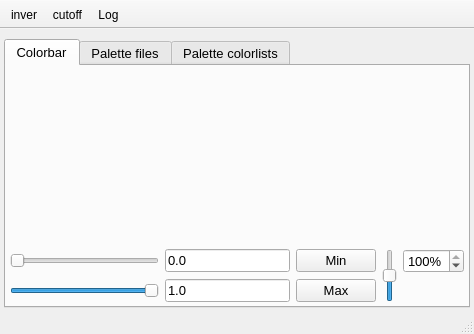
<?xml version="1.0" encoding="UTF-8"?>
<ui version="4.0">
 <class>Colorbar</class>
 <widget class="QMainWindow" name="Colorbar">
  <property name="geometry">
   <rect>
    <x>0</x>
    <y>0</y>
    <width>474</width>
    <height>334</height>
   </rect>
  </property>
  <property name="windowTitle">
   <string>ColorBar</string>
  </property>
  <property name="iconSize">
   <size>
    <width>20</width>
    <height>20</height>
   </size>
  </property>
  <property name="unifiedTitleAndToolBarOnMac">
   <bool>true</bool>
  </property>
  <widget class="QWidget" name="centralwidget">
   <layout class="QGridLayout" name="gridLayout" columnstretch="3">
    <property name="leftMargin">
     <number>4</number>
    </property>
    <property name="topMargin">
     <number>10</number>
    </property>
    <property name="rightMargin">
     <number>4</number>
    </property>
    <property name="bottomMargin">
     <number>4</number>
    </property>
    <item row="0" column="0">
     <widget class="QTabWidget" name="colorbarTabs">
      <property name="font">
       <font>
        <pointsize>10</pointsize>
       </font>
      </property>
      <property name="tabPosition">
       <enum>QTabWidget::North</enum>
      </property>
      <property name="currentIndex">
       <number>0</number>
      </property>
      <widget class="QWidget" name="tab">
       <attribute name="title">
        <string>Colorbar</string>
       </attribute>
       <layout class="QGridLayout" name="gridLayout_2" rowstretch="0,0,0">
        <property name="leftMargin">
         <number>4</number>
        </property>
        <property name="topMargin">
         <number>4</number>
        </property>
        <property name="rightMargin">
         <number>4</number>
        </property>
        <property name="bottomMargin">
         <number>4</number>
        </property>
        <item row="0" column="0">
         <widget class="QWidget" name="widget_3" native="true">
          <layout class="QGridLayout" name="gridLayout_8" columnstretch="0">
           <property name="leftMargin">
            <number>0</number>
           </property>
           <property name="topMargin">
            <number>0</number>
           </property>
           <property name="rightMargin">
            <number>0</number>
           </property>
           <property name="bottomMargin">
            <number>0</number>
           </property>
          </layout>
         </widget>
        </item>
        <item row="1" column="0">
         <widget class="nHistogram" name="histogram" native="true">
          <property name="minimumSize">
           <size>
            <width>0</width>
            <height>140</height>
           </size>
          </property>
          <property name="font">
           <font>
            <pointsize>10</pointsize>
           </font>
          </property>
          <property name="cursor">
           <cursorShape>SplitHCursor</cursorShape>
          </property>
          <property name="mouseTracking">
           <bool>true</bool>
          </property>
          <property name="focusPolicy">
           <enum>Qt::StrongFocus</enum>
          </property>
         </widget>
        </item>
        <item row="2" column="0">
         <widget class="QWidget" name="widget" native="true">
          <layout class="QGridLayout" name="gridLayout_4" columnstretch="1,0,0,0,0,0,0">
           <property name="leftMargin">
            <number>0</number>
           </property>
           <property name="topMargin">
            <number>0</number>
           </property>
           <property name="rightMargin">
            <number>0</number>
           </property>
           <property name="bottomMargin">
            <number>0</number>
           </property>
           <item row="0" column="2">
            <widget class="QPushButton" name="setToMin">
             <property name="font">
              <font>
               <pointsize>10</pointsize>
              </font>
             </property>
             <property name="text">
              <string>Min</string>
             </property>
            </widget>
           </item>
           <item row="1" column="1">
            <widget class="QLineEdit" name="lineMax">
             <property name="font">
              <font>
               <pointsize>10</pointsize>
              </font>
             </property>
             <property name="text">
              <string>1.0</string>
             </property>
             <property name="neutrinoSave" stdset="0">
              <bool>false</bool>
             </property>
            </widget>
           </item>
           <item row="0" column="1">
            <widget class="QLineEdit" name="lineMin">
             <property name="font">
              <font>
               <pointsize>10</pointsize>
              </font>
             </property>
             <property name="text">
              <string>0.0</string>
             </property>
             <property name="neutrinoSave" stdset="0">
              <bool>false</bool>
             </property>
            </widget>
           </item>
           <item row="0" column="5" rowspan="2">
            <widget class="QSlider" name="gamma">
             <property name="toolTip">
              <string>Image gamma</string>
             </property>
             <property name="minimum">
              <number>-4</number>
             </property>
             <property name="maximum">
              <number>6</number>
             </property>
             <property name="pageStep">
              <number>2</number>
             </property>
             <property name="value">
              <number>1</number>
             </property>
             <property name="orientation">
              <enum>Qt::Vertical</enum>
             </property>
            </widget>
           </item>
           <item row="1" column="2">
            <widget class="QPushButton" name="setToMax">
             <property name="font">
              <font>
               <pointsize>10</pointsize>
              </font>
             </property>
             <property name="text">
              <string>Max</string>
             </property>
            </widget>
           </item>
           <item row="1" column="0">
            <widget class="QSlider" name="sliderMax">
             <property name="font">
              <font>
               <pointsize>10</pointsize>
              </font>
             </property>
             <property name="maximum">
              <number>10000</number>
             </property>
             <property name="pageStep">
              <number>1000</number>
             </property>
             <property name="value">
              <number>10000</number>
             </property>
             <property name="orientation">
              <enum>Qt::Horizontal</enum>
             </property>
             <property name="neutrinoSave" stdset="0">
              <bool>false</bool>
             </property>
            </widget>
           </item>
           <item row="0" column="0">
            <widget class="QSlider" name="sliderMin">
             <property name="font">
              <font>
               <pointsize>10</pointsize>
              </font>
             </property>
             <property name="maximum">
              <number>10000</number>
             </property>
             <property name="orientation">
              <enum>Qt::Horizontal</enum>
             </property>
             <property name="neutrinoSave" stdset="0">
              <bool>false</bool>
             </property>
            </widget>
           </item>
           <item row="0" column="6">
            <widget class="QSpinBox" name="percent">
             <property name="font">
              <font>
               <pointsize>10</pointsize>
              </font>
             </property>
             <property name="toolTip">
              <string>Percent of pixels to show in the colorbar</string>
             </property>
             <property name="suffix">
              <string>%</string>
             </property>
             <property name="maximum">
              <number>100</number>
             </property>
             <property name="value">
              <number>100</number>
             </property>
            </widget>
           </item>
          </layout>
         </widget>
        </item>
       </layout>
      </widget>
      <widget class="QWidget" name="tab_3">
       <attribute name="title">
        <string>Palette files</string>
       </attribute>
       <layout class="QGridLayout" name="gridLayout_9">
        <property name="leftMargin">
         <number>4</number>
        </property>
        <property name="topMargin">
         <number>4</number>
        </property>
        <property name="rightMargin">
         <number>4</number>
        </property>
        <property name="bottomMargin">
         <number>4</number>
        </property>
        <item row="2" column="0">
         <widget class="QPushButton" name="addPaletteFile">
          <property name="font">
           <font>
            <pointsize>10</pointsize>
           </font>
          </property>
          <property name="text">
           <string>Add File</string>
          </property>
         </widget>
        </item>
        <item row="2" column="1">
         <widget class="QPushButton" name="removePaletteFile">
          <property name="font">
           <font>
            <pointsize>10</pointsize>
           </font>
          </property>
          <property name="text">
           <string>Remove File</string>
          </property>
         </widget>
        </item>
        <item row="1" column="0" colspan="2">
         <widget class="QTreeWidget" name="fileList">
          <property name="font">
           <font>
            <pointsize>10</pointsize>
           </font>
          </property>
          <property name="alternatingRowColors">
           <bool>true</bool>
          </property>
          <attribute name="headerDefaultSectionSize">
           <number>100</number>
          </attribute>
          <column>
           <property name="text">
            <string>Name</string>
           </property>
          </column>
          <column>
           <property name="text">
            <string>File</string>
           </property>
          </column>
         </widget>
        </item>
       </layout>
      </widget>
      <widget class="QWidget" name="tab_2">
       <attribute name="title">
        <string>Palette colorlists</string>
       </attribute>
       <layout class="QGridLayout" name="gridLayout_7">
        <property name="leftMargin">
         <number>4</number>
        </property>
        <property name="topMargin">
         <number>4</number>
        </property>
        <property name="rightMargin">
         <number>4</number>
        </property>
        <property name="bottomMargin">
         <number>4</number>
        </property>
        <item row="4" column="0">
         <widget class="QTreeWidget" name="paletteColorlist">
          <property name="font">
           <font>
            <pointsize>10</pointsize>
           </font>
          </property>
          <property name="editTriggers">
           <set>QAbstractItemView::NoEditTriggers</set>
          </property>
          <property name="alternatingRowColors">
           <bool>true</bool>
          </property>
          <attribute name="headerDefaultSectionSize">
           <number>100</number>
          </attribute>
          <column>
           <property name="text">
            <string>Name</string>
           </property>
          </column>
          <column>
           <property name="text">
            <string>Color list</string>
           </property>
          </column>
         </widget>
        </item>
        <item row="1" column="0">
         <widget class="QWidget" name="widget_2" native="true">
          <layout class="QGridLayout" name="gridLayout_5" columnstretch="1">
           <property name="leftMargin">
            <number>0</number>
           </property>
           <property name="topMargin">
            <number>0</number>
           </property>
           <property name="rightMargin">
            <number>0</number>
           </property>
           <property name="bottomMargin">
            <number>0</number>
           </property>
           <item row="0" column="0">
            <widget class="QGroupBox" name="groupBox">
             <property name="title">
              <string>Name</string>
             </property>
             <layout class="QGridLayout" name="gridLayout_6">
              <property name="leftMargin">
               <number>0</number>
              </property>
              <property name="topMargin">
               <number>2</number>
              </property>
              <property name="rightMargin">
               <number>0</number>
              </property>
              <property name="bottomMargin">
               <number>0</number>
              </property>
              <item row="0" column="2">
               <widget class="QLineEdit" name="paletteName">
                <property name="font">
                 <font>
                  <pointsize>10</pointsize>
                 </font>
                </property>
                <property name="text">
                 <string/>
                </property>
               </widget>
              </item>
              <item row="0" column="3">
               <widget class="QToolButton" name="addPalette">
                <property name="text">
                 <string>...</string>
                </property>
                <property name="icon">
                 <iconset>
                  <normaloff>:icons//plus.png</normaloff>:icons//plus.png</iconset>
                </property>
               </widget>
              </item>
              <item row="0" column="4">
               <widget class="QToolButton" name="removePalette">
                <property name="text">
                 <string>...</string>
                </property>
                <property name="icon">
                 <iconset>
                  <normaloff>:icons//remove.png</normaloff>:icons//remove.png</iconset>
                </property>
               </widget>
              </item>
             </layout>
            </widget>
           </item>
          </layout>
         </widget>
        </item>
        <item row="2" column="0">
         <widget class="QGroupBox" name="groupBox_2">
          <property name="title">
           <string>ColorList</string>
          </property>
          <layout class="QGridLayout" name="gridLayout_3">
           <property name="leftMargin">
            <number>0</number>
           </property>
           <property name="topMargin">
            <number>2</number>
           </property>
           <property name="rightMargin">
            <number>0</number>
           </property>
           <property name="bottomMargin">
            <number>0</number>
           </property>
           <item row="0" column="0">
            <widget class="QLineEdit" name="colorlist">
             <property name="font">
              <font>
               <pointsize>10</pointsize>
              </font>
             </property>
             <property name="toolTip">
              <string>Comma separated pair ov val and color e.g.  0 #dbff54, 1 #ff6ea0</string>
             </property>
             <property name="text">
              <string/>
             </property>
            </widget>
           </item>
           <item row="0" column="1">
            <widget class="QToolButton" name="addColor">
             <property name="text">
              <string>...</string>
             </property>
             <property name="icon">
              <iconset>
               <normaloff>:icons//colors.png</normaloff>:icons//colors.png</iconset>
             </property>
            </widget>
           </item>
          </layout>
         </widget>
        </item>
       </layout>
      </widget>
     </widget>
    </item>
   </layout>
  </widget>
  <widget class="QStatusBar" name="statusbar">
   <property name="font">
    <font>
     <pointsize>10</pointsize>
    </font>
   </property>
  </widget>
  <widget class="QToolBar" name="toolBar">
   <property name="windowTitle">
    <string>toolBar</string>
   </property>
   <property name="movable">
    <bool>false</bool>
   </property>
   <property name="floatable">
    <bool>false</bool>
   </property>
   <attribute name="toolBarArea">
    <enum>TopToolBarArea</enum>
   </attribute>
   <attribute name="toolBarBreak">
    <bool>false</bool>
   </attribute>
   <addaction name="actionInvert"/>
   <addaction name="actionCutoff"/>
   <addaction name="actionLog"/>
  </widget>
  <action name="actionInvert">
   <property name="checkable">
    <bool>true</bool>
   </property>
   <property name="icon">
    <iconset resource="../resources/icons/icons.qrc">
     <normaloff>:/icons/invert_colorbar.png</normaloff>:/icons/invert_colorbar.png</iconset>
   </property>
   <property name="text">
    <string>inver</string>
   </property>
   <property name="toolTip">
    <string>Invert colorbar</string>
   </property>
  </action>
  <action name="actionCutoff">
   <property name="icon">
    <iconset resource="../resources/icons/icons.qrc">
     <normaloff>:/icons/expand.png</normaloff>:/icons/expand.png</iconset>
   </property>
   <property name="text">
    <string>cutoff</string>
   </property>
   <property name="toolTip">
    <string>New image with colorscale </string>
   </property>
  </action>
  <action name="actionLog">
   <property name="checkable">
    <bool>true</bool>
   </property>
   <property name="icon">
    <iconset resource="../resources/icons/icons.qrc">
     <normaloff>:/icons/histoNorm.png</normaloff>
     <normalon>:/icons/histolog.png</normalon>:/icons/histoNorm.png</iconset>
   </property>
   <property name="text">
    <string>Log</string>
   </property>
   <property name="toolTip">
    <string>Log histogram</string>
   </property>
   <property name="neutrinoSave" stdset="0">
    <bool>true</bool>
   </property>
  </action>
 </widget>
 <customwidgets>
  <customwidget>
   <class>nHistogram</class>
   <extends>QWidget</extends>
   <header>../src/pans/colorbar/nHistogram.h</header>
   <container>1</container>
  </customwidget>
 </customwidgets>
 <tabstops>
  <tabstop>histogram</tabstop>
  <tabstop>sliderMin</tabstop>
  <tabstop>sliderMax</tabstop>
  <tabstop>lineMin</tabstop>
  <tabstop>lineMax</tabstop>
  <tabstop>setToMin</tabstop>
  <tabstop>setToMax</tabstop>
  <tabstop>fileList</tabstop>
  <tabstop>addPaletteFile</tabstop>
  <tabstop>removePaletteFile</tabstop>
  <tabstop>paletteName</tabstop>
  <tabstop>addPalette</tabstop>
  <tabstop>removePalette</tabstop>
  <tabstop>colorlist</tabstop>
  <tabstop>addColor</tabstop>
  <tabstop>paletteColorlist</tabstop>
  <tabstop>colorbarTabs</tabstop>
 </tabstops>
 <resources>
  <include location="../resources/icons/icons.qrc"/>
 </resources>
 <connections/>
</ui>
